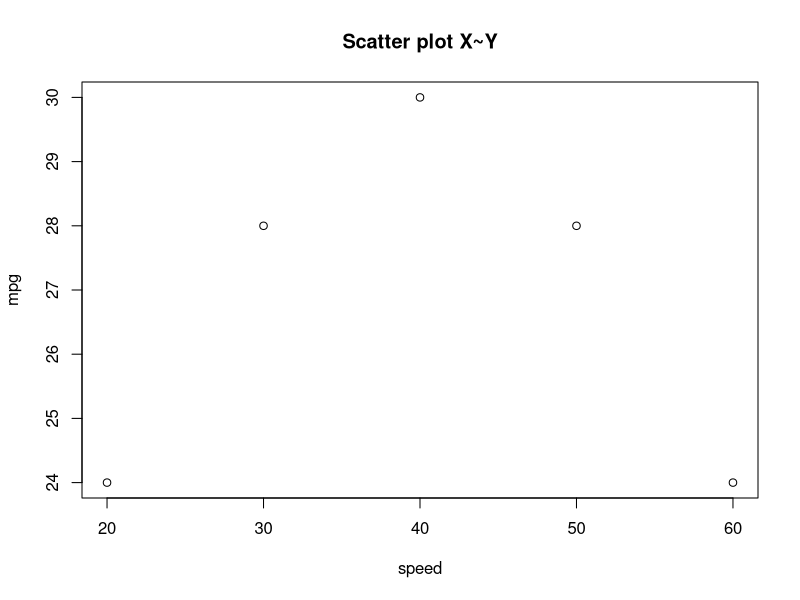

This figure's R source:
## ---- chunk 1
knitr::opts_chunk$set(echo = TRUE)
## ---- chunk 2
test <- data.frame(speed=c(20,30,40,50,60), mpg=c(24,28,30,28,24))
test

plot(test$speed, test$mpg, xlab="speed", ylab="mpg", main="Scatter plot X~Y")
## ---- chunk 3

